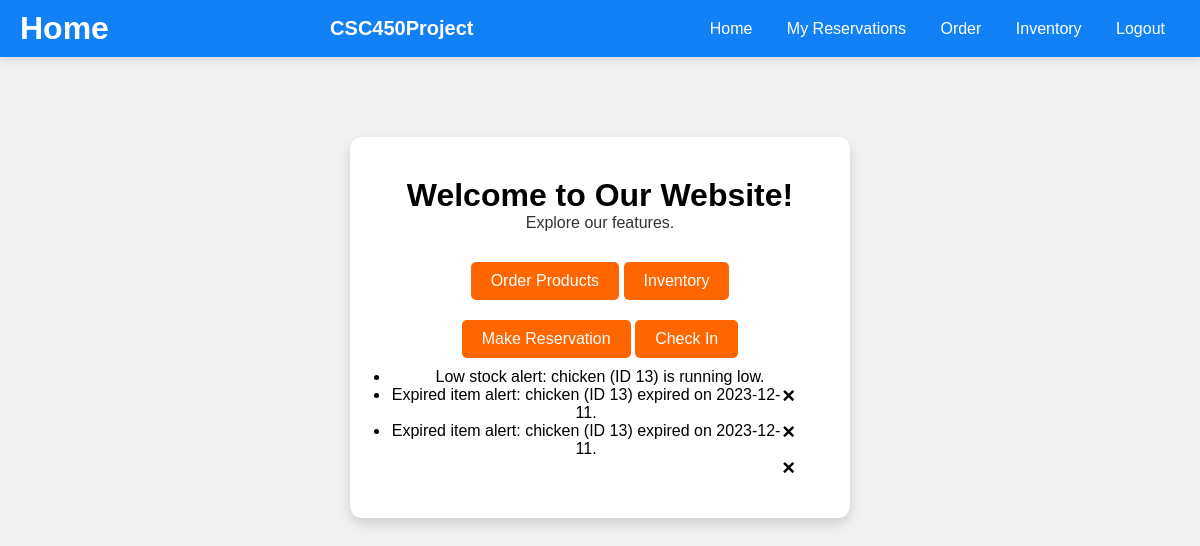
The app's page /home (signed in), older data.
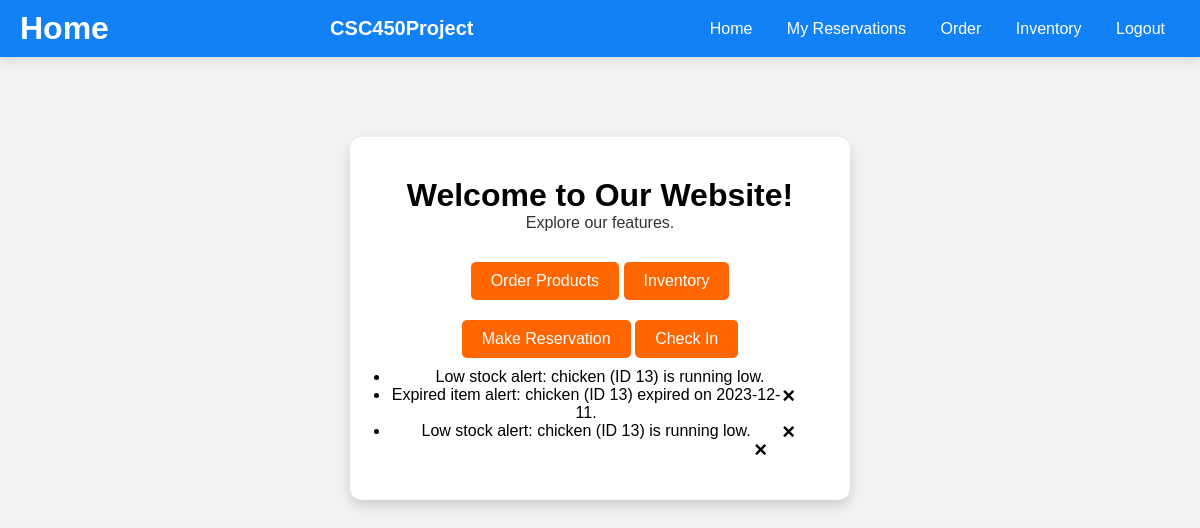
The same page, newer data.
### tables this page shows
CREATE TABLE "Notification" (
NotificationID INTEGER PRIMARY KEY AUTOINCREMENT,
AccountID INTEGER NOT NULL,
Message VARCHAR(150),
FOREIGN KEY (AccountID) REFERENCES Account(AccountID)
);

### app.py (the view)
@app.route("/home")
def home():
    session.pop('reservation_chosen', None)
    if 'email' not in session:
        return redirect(url_for('login'))
    disable_script = """
    <script>
        document.addEventListener('DOMContentLoaded', function() {
            const loginButton = document.getElementById('login-btn');
            if (loginButton) {
                loginButton.style.backgroundColor = '#808080';
                loginButton.style.pointerEvents = 'none';
            }
        });
    </script>
    """
    db = Database()
    user_notifs = db.get_account_notifications(session.get('email'))
    if user_notifs:
        return render_template('home.html', user_notifs=user_notifs, remove_notification=db.remove_notification, disable_script=disable_script)
    return render_template('home.html', remove_notification=db.remove_notification, disable_script=disable_script)

### database.py (called while the page is built)
    def __del__(self):
        self.cursor.close()

    def get_id_from_email(self, email: str) -> int:
        command = """
        SELECT AccountID
        FROM Account
        WHERE AccountEmail = ?
        """
        params = (email,)
        self.cursor.execute(command, params)
        return self.cursor.fetchone()[0]

    def get_account_notifications(self, email) -> list | None:
        command = """
        SELECT NotificationID, Message
        FROM Notification
        WHERE AccountID = ?
        """
        params = (self.get_id_from_email(email),)
        self.cursor.execute(command, params)
        results = self.cursor.fetchall()
        if len(results) <= 0:
            return None
        return results

### templates/home.html (shortened to what this page needs)
<!DOCTYPE html>
<html lang="en">
    <head>
    </head>
    <body>
        <div class="navbar">
            <h1>Home</h1>
            <div class="brand">CSC450Project</div>
            <div>
              <a href="/home">Home</a>
              {% if session.get('email') %}
                <a href="/myReservations">My Reservations</a>
                <a href="/ordering">Order</a>
                <a href="/inventory">Inventory</a>
                <a href="/logout">Logout</a>
              {% else %}
                <a href="/login">Login</a>
              {% endif %}
            </div>
          </div>
        <div class="home-container">
            <h1>Welcome to Our Website!</h1>
            <p>Explore our features.</p>
            {% with account_type = session.get('account_type') %}
                {% if account_type == 'manager' %}
                    <a class="tableButton" href="/ordering">Order Products</a>
                    <a class="tableButton" href="/inventory">Inventory</a>
                    <a class="tableButton" href="/reservation">Make Reservation</a>
                    <a class="tableButton" href="/checkInReservation">Check In</a>
                {% elif account_type == 'employee' %}
                    <a class="tableButton" href="/checkInReservation">Check In</a>
                    <a class="tableButton" href="/inventory">Inventory</a>
                    <a class="tableButton" href="/reservation">Make Reservation</a>
                {% else %}
                    <a href="/reservationInfo">Make Reservation</a>
                    <a href="/myReservations">My Reservations</a>
                {% endif %}
            {% endwith %}
            <ul>
            {% if user_notifs %}
                {% for id, message in user_notifs %}
                    <li>{{ message }}</li>
                    <form action="/remove_notification" method="POST" style="display:inline;">
                        <button type="submit" class="closebtn">&times;</button>
                    </form>
                {% endfor %}
            {% endif %}
            </ul>
        </div>
    </body>
</html>

Row changes from the older to the newer data that the page shows:
removed Notification: Message "Expired item alert: chicken (ID 13) expired on 2023-12-11."
added Notification: Message "Low stock alert: chicken (ID 13) is running low."
